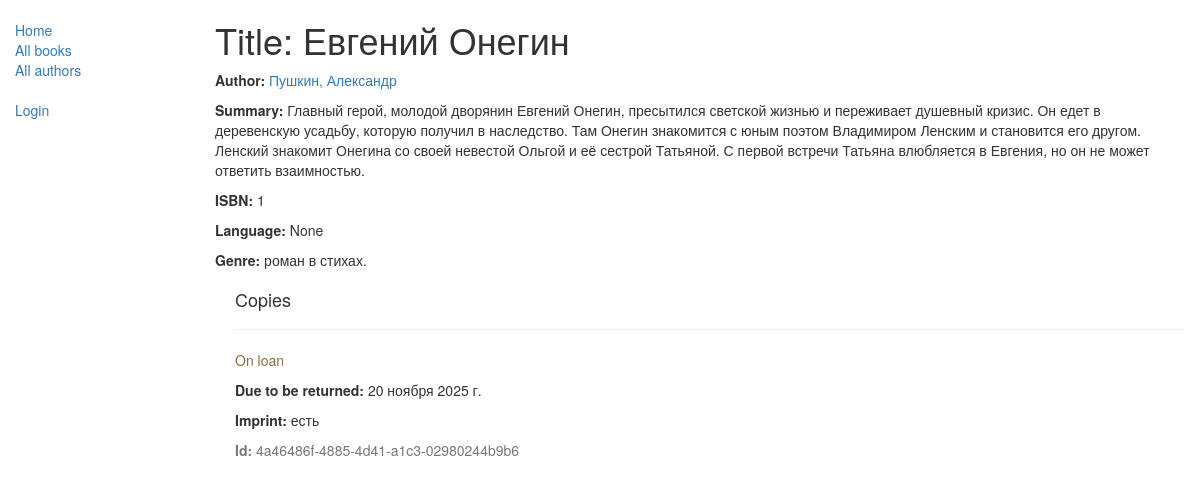
The app's page /catalog/book/4, older data.
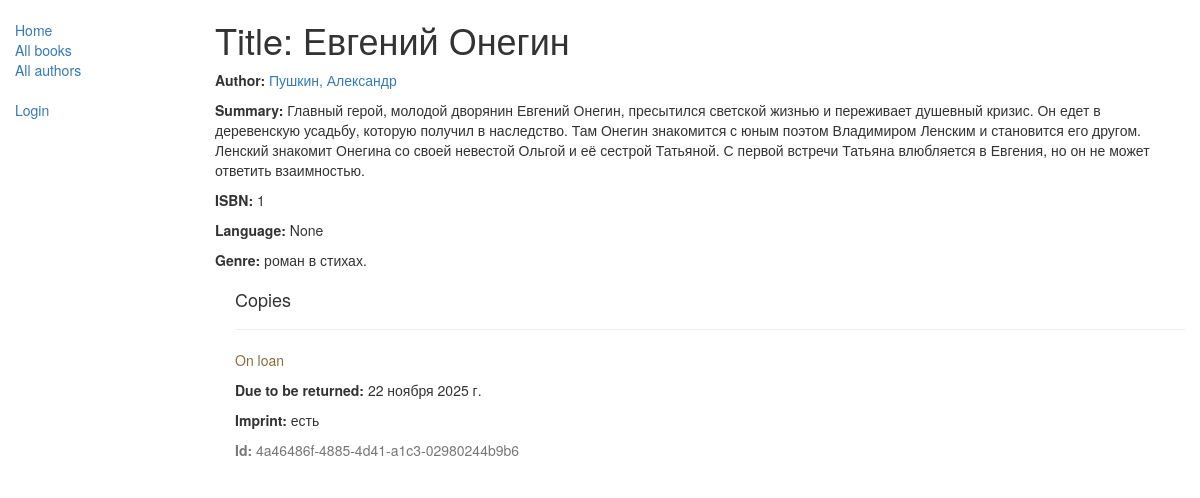
The same page, newer data.
### catalog/models.py (models this page shows, shortened)
class BookInstance(models.Model):
    id = models.UUIDField(primary_key=True, default=uuid.uuid4,
                          help_text="Unique ID for this particular book across whole library")
    book = models.ForeignKey('Book', on_delete=models.SET_NULL, null=True)
    imprint = models.CharField(max_length=200)
    due_back = models.DateField(null=True, blank=True)
    borrower = models.ForeignKey(User, on_delete=models.SET_NULL, null=True, blank=True)
    LOAN_STATUS = (
        ('m', 'Maintenance'),
        ('o', 'On loan'),
        ('a', 'Available'),
        ('r', 'Reserved'),
    )
    status = models.CharField(max_length=1, choices=LOAN_STATUS, blank=True, default='m', help_text='Book availability')
    class Meta:
        ordering = ["due_back"]
        permissions = (("can_mark_returned", "Set book as returned"),)

### catalog/views.py (the view)
# urls.py: re_path(r'^book/(?P<pk>\d+)$', views.BookDetailView.as_view(), name='book-detail'),
class BookDetailView(generic.DetailView):
    model = Book
    paginate_by = 10

### catalog/models.py (called while the page is built)
    def __str__(self):
        return self.name

    def __str__(self):
        return '%s, %s' % (self.last_name, self.first_name)

### catalog/templates/catalog/book_detail.html
{% extends "base_generic.html" %}
{% block content %}
  <h1>Title: {{ book.title }}</h1>
  <p><strong>Author:</strong> <a href="">{{ book.author }}</a></p>
  <p><strong>Summary:</strong> {{ book.summary }}</p>
  <p><strong>ISBN:</strong> {{ book.isbn }}</p>
  <p><strong>Language:</strong> {{ book.language }}</p>
  <p><strong>Genre:</strong> {% for genre in book.genre.all %} {{ genre }}{% if not forloop.last %}, {% endif %}{% endfor %}</p>
  <div style="margin-left:20px;margin-top:20px">
    <h4>Copies</h4>
    {% for copy in book.bookinstance_set.all %}
    <hr>
    <p class="{% if copy.status == 'a' %}
    text-success
    {% elif copy.status == 'd' %}text-danger{% else %}text-warning{% endif %}">{{ copy.get_status_display }}</p>
    {% if copy.status != 'a' %}<p><strong>Due to be returned:</strong> {{copy.due_back}}</p>{% endif %}
    <p><strong>Imprint:</strong> {{copy.imprint}}</p>
    <p class="text-muted"><strong>Id:</strong> {{copy.id}}</p>
    {% endfor %}
  </div>
{% endblock %}

Row changes from the older to the newer data that the page shows:
changed BookInstance "On loan": due_back "20 ноября 2025 г." → "22 ноября 2025 г."
